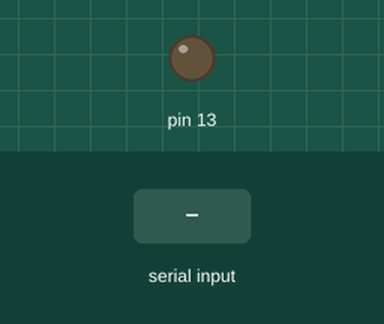
A sketch run on a simulated Arduino Uno, built with avr-gcc and run on an emulated ATmega328P. Shown: output pins drawn as LEDs (lit = HIGH). The inputs (shaded band) are chosen by the test bench.

Above: at 1.2 s.
1.3 s: "1" received over the second serial link
At 2.5 s:
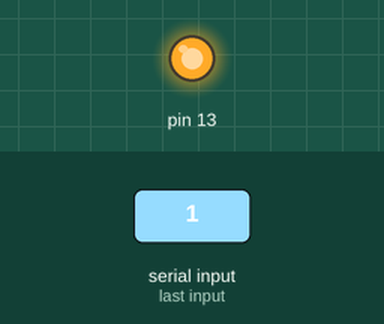
2.8 s: "2" received over the second serial link
At 3.8 s:
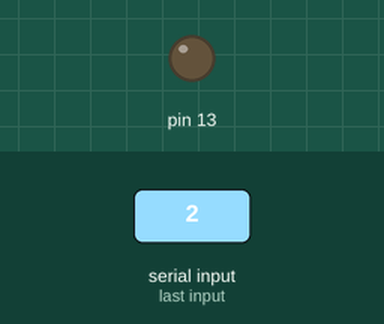
Timing chart, 0 to 5.8 s (numbered marks = the images above; inputs shaded):
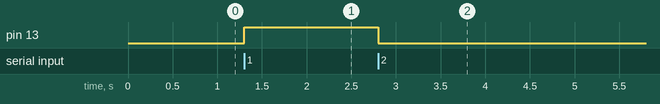

The sketch:

_20160302_0623PM.ino
```cpp
#include <SoftwareSerial.h>

SoftwareSerial BT(10,11);
  void setup(){

    pinMode(13,OUTPUT);//전전원불들엉온늕확읺항슴맡틒폰블뤁틋몯젣댈작동한늕확
    BT.begin(9600);
    BT.println("Hello My name is BAEK");
  }

  char a;
  void loop(){
    if(BT.available()){
      a = (BT.read());
      if(a=='1'){
        digitalWrite(13,HIGH);
        BT.println("LED on");
      }

      if(a=='2'){
        digitalWrite(13,LOW);
        BT.println("LED off");
      }
      if(a=='?'){
        BT.println("Send '1' or '2'");
      }

    }
  }
```

Measured:
- after the input at 1.3 s, pin 13: LOW → HIGH at once
- after the input at 2.8 s, pin 13: HIGH → LOW at once
